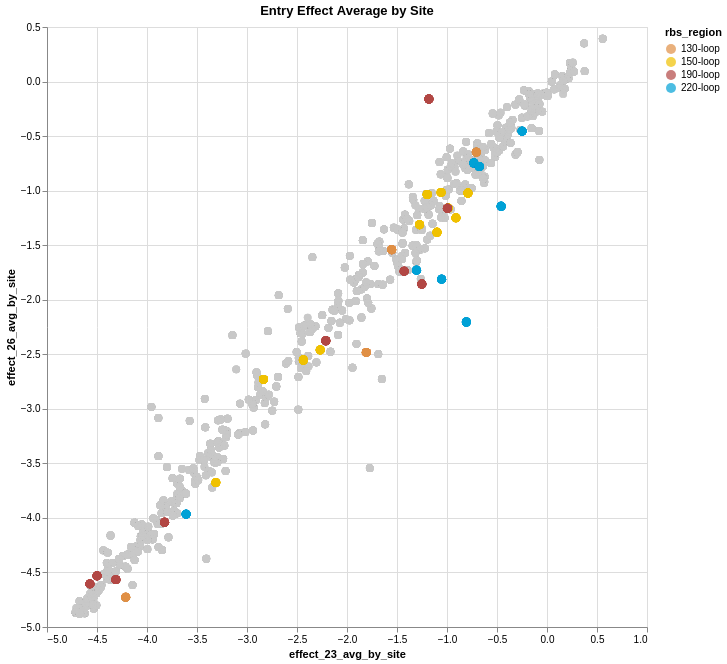

Notebook code for this chart:
### Code cell
import altair as alt
alt.data_transformers.disable_max_rows()


wild = filtered_entry_merged[filtered_entry_merged['rbs_region'] == 'outside RBS']
other = filtered_entry_merged[filtered_entry_merged['rbs_region'] != 'outside RBS']

wild_chart = alt.Chart(wild).mark_circle(size=60).encode(
    x='effect_23_avg_by_site',
    y='effect_26_avg_by_site',
    tooltip=['effect_23_avg_by_site', 'effect_26_avg_by_site', 'site', 'wildtype', 'rbs_region'],
    color=alt.value('#C8C8C8')  # Use a fixed color
)

# Chart for other groups
other_chart = alt.Chart(other).mark_circle(size=80).encode(
    x='effect_23_avg_by_site',
    y='effect_26_avg_by_site',
    tooltip=['effect_23_avg_by_site', 'effect_26_avg_by_site', 'site', 'wildtype', 'rbs_region'],
    color=alt.Color(
        'rbs_region',
        scale=alt.Scale(
            domain=['130-loop', '150-loop','190-loop','220-loop'],
            range=['#DF8F44' ,'#EFC000', '#B24745','#00A1D5']
        )
    )
).properties(
    title='Entry Effect Average by Site'
)

# Layer them so 'wild' is drawn behind
(wild_chart + other_chart).properties(width=600, height=600)

### Figure 1 — Vega-Lite specification as saved in the notebook (floating-point values rounded to 4 significant figures; data arrays with more than 128 entries replaced by an {"elided": "..."} marker saying what was removed)
{"config": {"view": {"continuousWidth": 300, "continuousHeight": 300}}, "layer": [{"data": {"name": "data-6fd0dd08d1782b776a5924a9baa8746e"}, "mark": {"type": "circle", "size": 60}, "encoding": {"color": {"value": "#C8C8C8"}, "tooltip": [{"field": "effect_23_avg_by_site", "type": "quantitative"}, {"field": "effect_26_avg_by_site", "type": "quantitative"}, {"field": "site", "type": "nominal"}, {"field": "wildtype", "type": "nominal"}, {"field": "rbs_region", "type": "nominal"}], "x": {"field": "effect_23_avg_by_site", "type": "quantitative"}, "y": {"field": "effect_26_avg_by_site", "type": "quantitative"}}}, {"data": {"name": "data-ee24c2a61a7f97e3a7fa3a3abff87ad3"}, "mark": {"type": "circle", "size": 80}, "encoding": {"color": {"field": "rbs_region", "scale": {"domain": ["130-loop", "150-loop", "190-loop", "220-loop"], "range": ["#DF8F44", "#EFC000", "#B24745", "#00A1D5"]}, "type": "nominal"}, "tooltip": [{"field": "effect_23_avg_by_site", "type": "quantitative"}, {"field": "effect_26_avg_by_site", "type": "quantitative"}, {"field": "site", "type": "nominal"}, {"field": "wildtype", "type": "nominal"}, {"field": "rbs_region", "type": "nominal"}], "x": {"field": "effect_23_avg_by_site", "type": "quantitative"}, "y": {"field": "effect_26_avg_by_site", "type": "quantitative"}}, "title": "Entry Effect Average by Site"}], "height": 600, "width": 600, "$schema": "https://vega.github.io/schema/vega-lite/v5.20.1.json", "datasets": {"data-6fd0dd08d1782b776a5924a9baa8746e": {"elided": "7501 records"}, "data-ee24c2a61a7f97e3a7fa3a3abff87ad3": {"elided": "503 records"}}}
